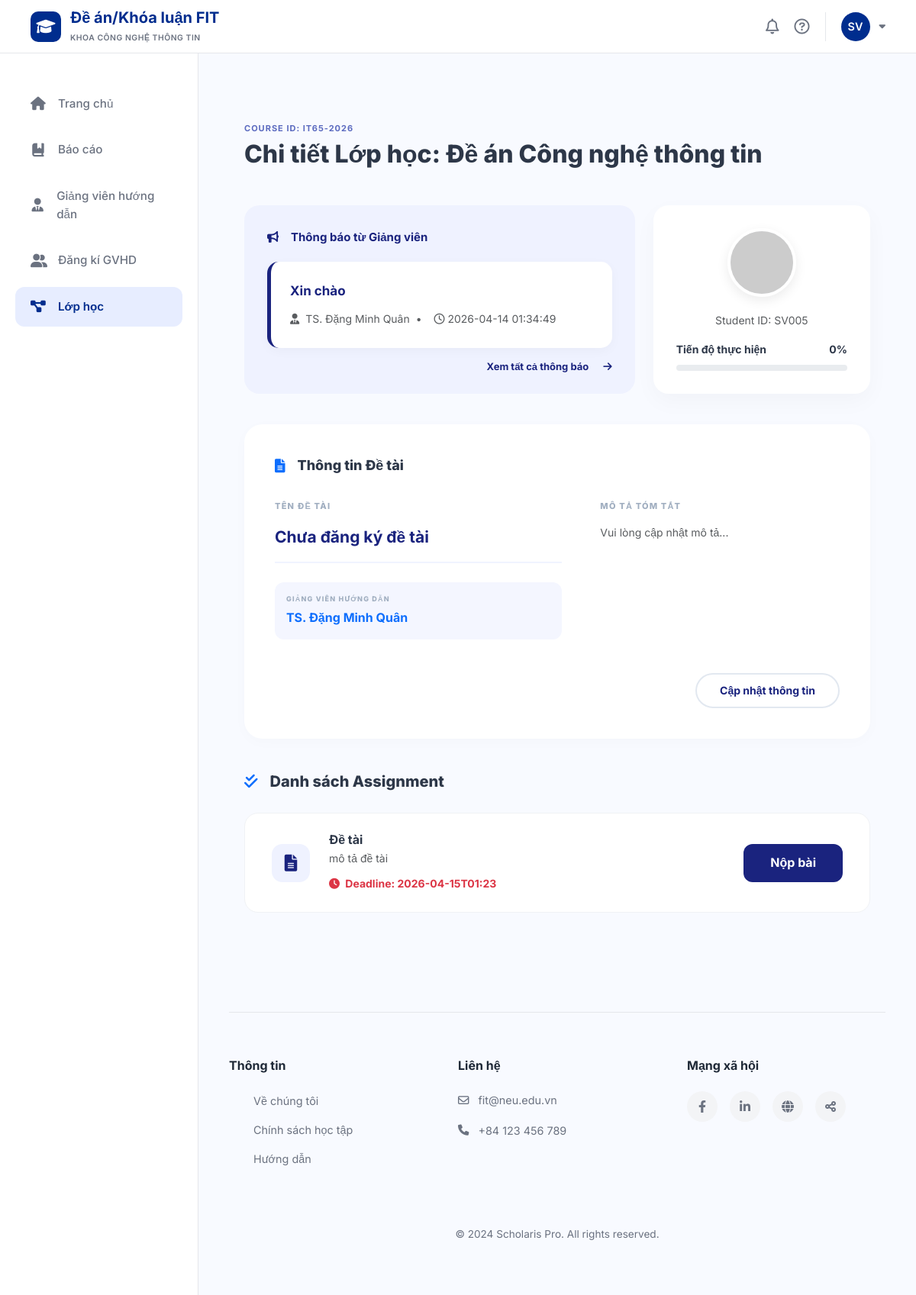
The app's page /project-detail/57 (signed in) with its own data.
### tables this page shows
CREATE TABLE classes (
    id INTEGER PRIMARY KEY AUTOINCREMENT,
    class_code VARCHAR(50) NOT NULL UNIQUE,
    class_name VARCHAR(100) NOT NULL,
    course_id INTEGER NOT NULL,
    lecturer_id INTEGER NOT NULL,
    semester_id INTEGER NOT NULL,
    status VARCHAR(20) DEFAULT 'active' CHECK (status IN ('active', 'completed')),
    FOREIGN KEY (course_id) REFERENCES courses(id),
    FOREIGN KEY (lecturer_id) REFERENCES lecturers(id),
    FOREIGN KEY (semester_id) REFERENCES semesters(id)
);

CREATE TABLE notifications (
    id INTEGER PRIMARY KEY AUTOINCREMENT,
    user_id INTEGER NOT NULL,
    title VARCHAR(200) NOT NULL,
    content TEXT,
    related_id INTEGER,
    is_read INTEGER DEFAULT 0,
    created_at DATETIME DEFAULT CURRENT_TIMESTAMP, class_id INTEGER,
    FOREIGN KEY (user_id) REFERENCES users(id) ON DELETE CASCADE
);

CREATE TABLE users (
    id INTEGER PRIMARY KEY AUTOINCREMENT,
    email VARCHAR(100) NOT NULL UNIQUE,
    password VARCHAR(255) NOT NULL,
    full_name VARCHAR(100) NOT NULL,
    role VARCHAR(20) NOT NULL CHECK (role IN ('student', 'lecturer')),
    phone VARCHAR(20),
    created_at DATETIME DEFAULT CURRENT_TIMESTAMP
);

CREATE TABLE students (
    id INTEGER PRIMARY KEY AUTOINCREMENT,
    user_id INTEGER NOT NULL UNIQUE,
    student_code VARCHAR(20) NOT NULL UNIQUE,
    class_name VARCHAR(50),
    major VARCHAR(100),
    FOREIGN KEY (user_id) REFERENCES users(id) ON DELETE CASCADE
);

CREATE TABLE assignments (
    id INTEGER PRIMARY KEY AUTOINCREMENT,
    class_id INTEGER NOT NULL,
    title VARCHAR(200) NOT NULL,
    description TEXT,
    deadline DATETIME NOT NULL,
    max_file_size INTEGER DEFAULT 10,
    allowed_file_types VARCHAR(200),
    created_at DATETIME DEFAULT CURRENT_TIMESTAMP, is_overdue,
    FOREIGN KEY (class_id) REFERENCES classes(id) ON DELETE CASCADE
);

### app/student/myprojects/routes.py (the view)
@myprojects_bp.route('/project-detail/<int:id>')
def project_detail(id):
    user_id = session.get('user_id') or 1
    conn = get_db()
    conn.row_factory = lambda cursor, row: dict(zip([column[0] for column in cursor.description], row))
    cur = conn.cursor()
    cur.execute("""
        SELECT c.id, c.class_code, c.class_name, u.full_name AS lecturer_name,
               s.id AS student_pk, s.student_code
        FROM classes c
        JOIN lecturers l ON c.lecturer_id = l.id
        JOIN users u ON l.user_id = u.id
        JOIN class_students cs ON c.id = cs.class_id
        JOIN students s ON cs.student_id = s.id
        WHERE c.id = ? AND s.user_id = ?
    """, (id, user_id))
    class_info = cur.fetchone()
    cur.execute("""
        SELECT
            (SELECT COUNT(*) FROM assignments WHERE class_id = ?) as total,
            (SELECT COUNT(*) FROM submissions WHERE student_id = ? AND assignment_id IN
                (SELECT id FROM assignments WHERE class_id = ?)) as completed
    """, (id, class_info['student_pk'], id))
    counts = cur.fetchone()
    progress = int((counts['completed'] / counts['total'] * 100)) if counts['total'] > 0 else 0
    cur.execute("SELECT title, description FROM topics WHERE class_id = ? AND student_id = ?",
               (id, class_info['student_pk']))
    topic = cur.fetchone()
    cur.execute("""
        SELECT title, content, created_at
        FROM notifications
        WHERE user_id = ? AND class_id = ?
        ORDER BY created_at DESC
    """, (user_id, id))
    all_notifications = cur.fetchall()
    latest_notification = all_notifications[0] if all_notifications else None
    cur.execute("""
        SELECT a.id, a.title, a.description, a.deadline,
               sub.submitted_at, sub.file_url, sub.is_late, cs.grade
        FROM assignments a
        LEFT JOIN submissions sub ON a.id = sub.assignment_id AND sub.student_id = ?
        LEFT JOIN class_students cs ON a.class_id = cs.class_id AND cs.student_id = ?
        WHERE a.class_id = ?
        ORDER BY a.deadline ASC
    """, (class_info['student_pk'], class_info['student_pk'], id))
    assignments = cur.fetchall()
    return render_template('student/project_detail.html',
                           class_info=class_info, topic=topic,
                           latest_notification=latest_notification,
                           all_notifications=all_notifications,
                           assignments=assignments, progress=progress)

### app/database.py (called while the page is built)
def get_db():
    if 'db' not in g:
        g.db = sqlite3.connect(DB_PATH, timeout=30)
        g.db.row_factory = sqlite3.Row
        try:
            g.db.execute("PRAGMA journal_mode=WAL")
            g.db.execute("PRAGMA foreign_keys=ON")
        except sqlite3.OperationalError:
            pass
    return g.db

### templates/student/project_detail.html (shortened to what this page needs)
{% extends "student/base.html" %}
{% block content %}
<link rel="stylesheet" href="https://cdnjs.cloudflare.com/ajax/libs/font-awesome/6.0.0/css/all.min.css">
<div class="main-container">
    <div class="mb-5">
        <div class="course-id-label">COURSE ID: {{ class_info.class_code }} </div>
        <h1 class="page-title">Chi tiết Lớp học: {{ class_info.class_name }} </h1>
    </div>
    <div class="top-grid">
        <div class="announcement-card">
            <div class="announcement-header"><i class="fas fa-bullhorn me-3"></i> Thông báo từ Giảng viên</div>
            {% if latest_notification %}
            <div class="announcement-content">
                <div class="announcement-title">{{ latest_notification.title }}</div>
                <small class="text-muted">
                    <i class="fas fa-user-tie me-2"></i>{{ class_info.lecturer_name }}  &nbsp;•&nbsp;
                    <i class="far fa-clock ms-2 me-1"></i>{{ latest_notification.created_at }}
                </small>
            </div>
            {% endif %}
            <a href="#" class="btn-view-all mb-10" onclick="openNotificationsModal(); return false;">Xem tất cả thông báo <i class="fas fa-arrow-right ms-3"></i></a>
        </div>
        <div class="profile-card">
            <div class="avatar-circle">
                <img src="https://ui-avatars.com/api/?name={{ session.user_full_name }}&background=EBF4FF&color=1A237E" style="width:100%">
            </div>
            <small class="text-muted d-block mb-3">Student ID: {{ class_info.student_code }}</small>
            <div class="progress-label d-flex justify-content-between mb-2">
                <span class="fw-bold small">Tiến độ thực hiện</span>
                <span class="fw-bold small">{{ progress }}%</span>
            </div>
            <div class="progress" style="height: 8px; border-radius: 10px;">
            </div>
        </div>
    </div>
<div class="topic-card">
    <div class="topic-header">
        <i class="fas fa-file-alt me-3 text-primary"></i> Thông tin Đề tài
    </div>
    <div class="topic-grid">
        <div>
            <span class="label-caps">Tên đề tài</span>
            <div class="topic-title-box">
                {{ topic.title if topic else "Chưa đăng ký đề tài" }}
            </div>
            <div class="supervisor-tag">
                <span class="label-caps" style="margin-bottom: 5px; font-size: 9px;">Giảng viên hướng dẫn</span>
                <div class="fw-bold text-primary">
                    {{ class_info.lecturer_name }}
                </div>
            </div>
        </div>
        <div>
            <span class="label-caps">Mô tả tóm tắt</span>
            <p class="text-muted small" style="text-align: justify;">
                {{ topic.description if topic else "Vui lòng cập nhật mô tả..." }}
            </p>
        </div>
    </div>
    <div class="text-end mt-4">
    <button class="btn-outline-pill" data-bs-toggle="modal" data-bs-target="#topicModal">
        Cập nhật thông tin
    </button>
</div>
</div>
    <div class="section-subtitle"><i class="fas fa-check-double me-3 text-primary"></i> Danh sách Assignment</div>
    {% for ass in assignments %}
    <div class="assignment-item {% if ass.submitted_at %}completed{% elif ass.is_late %}overdue{% endif %}">
        <div class="d-flex align-items-center">
            <div class="icon-box {% if ass.submitted_at %}icon-completed{% else %}icon-pending{% endif %}">
                <i class="fas {% if ass.submitted_at %}fa-check{% else %}fa-file-alt{% endif %}"></i>
            </div>
            <div>
                <h6 class="fw-bold mb-1">{{ ass.title }} </h6>
                <p class="text-muted small mb-2">{{ ass.description | truncate(100) }} </p>
                {% if ass.submitted_at %}
                <div class="d-flex align-items-center">
                    <span class="badge bg-light text-dark px-3 py-1 fw-bold" style="font-size: 10px; border-radius: 5px;">Graded: {{ ass.grade if ass.grade else 'N/A' }}/10 </span>
                    <small class="ms-3 text-muted"><i class="far fa-calendar-alt me-1"></i> {{ ass.submitted_at }} </small>
                </div>
                {% else %}
                <small class="text-danger fw-bold"><i class="fas fa-clock me-1"></i> Deadline: {{ ass.deadline }} </small>
                {% endif %}
            </div>
        </div>
    <div class="text-end ms-4">
            {% if ass.submitted_at %}
                <div class="d-flex flex-column align-items-end">
                    <span class="status-pill pill-green mb-2">Hoàn thành</span>
                    <a href="{{ url_for('myprojects.submit_assignment', assignment_id=ass.id) }}" class="text-decoration-none small fw-bold" style="color: var(--primary-navy);">
                        Xem chi tiết <i class="fas fa-arrow-right ms-1"></i>
                    </a>
                </div>
            {% elif ass.is_late %}
                <div class="text-danger fw-bold small mb-2">Quá hạn </div>
                <a href="#" class="text-danger small text-decoration-none fw-bold">Yêu cầu gia hạn</a>
            {% else %}
                <a href="{{ url_for('myprojects.submit_assignment', assignment_id=ass.id) }}" class="btn-navy-pill text-decoration-none d-inline-block">
                    Nộp bài
                </a>
            {% endif %}
        </div>
    </div>
    {% endfor %}
</div>
{% endblock %}

### templates/student/base.html (style rules this page uses)
:root { --primary-color: #002D8E; --primary-light: #E7EDFF; --bg-page: #FBFBFF; --white: #FFFFFF; --text-dark: #1F2937; --text-muted: #6B7280; --border-color: #E5E7EB; --sidebar-width: 260px; --header-height: 70px; --shadow: 0 4px 12px rgba(0, 0, 0, 0.05); --transition: all 0.3s ease; }
* { margin: 0; padding: 0; box-sizing: border-box; font-family: 'Inter', sans-serif; }
body { background-color: var(--bg-page); color: var(--text-dark); min-height: 100vh; display: flex; flex-direction: column; }

### templates/student/project_detail.html (style rules this page uses)
:root { --primary-navy: #1a237e; --accent-blue: #3f51b5; --bg-body: #f8faff; --text-main: #2d3748; --text-light: #718096; --success: #28a745; --danger: #dc3545; --announcement-bg: #eff2ff; }
body { background-color: var(--bg-body); font-family: 'Inter', 'Segoe UI', sans-serif; color: var(--text-main); line-height: 1.6; }
.main-container { max-width: 1000px; margin: auto; padding: 50px 20px; }
.course-id-label { color: #5c6bc0; font-weight: 700; font-size: 11px; text-transform: uppercase; letter-spacing: 1px; }
.page-title { color: #2d3748; font-weight: 800; font-size: 32px; margin-top: 5px; margin-bottom: 40px; }
.top-grid { display: grid; grid-template-columns: 1.8fr 1fr; gap: 24px; margin-bottom: 40px; }
.announcement-card { background: var(--announcement-bg); border-radius: 20px; padding: 30px; position: relative; }
.announcement-header { font-weight: 700; color: var(--primary-navy); margin-bottom: 20px; display: flex; align-items: center; font-size: 15px; }
.announcement-content { background: white; border-radius: 15px; padding: 25px; border-left: 5px solid var(--primary-navy); box-shadow: 0 4px 15px rgba(0,0,0,0.03); }
.announcement-title { font-weight: 700; font-size: 17px; margin-bottom: 10px; color: #1a237e; }
.btn-view-all { position: absolute; bottom: 25px; right: 30px; color: var(--primary-navy); font-weight: 700; font-size: 13px; text-decoration: none; transition: 0.3s; }
.profile-card { background: white; border-radius: 20px; padding: 30px; text-align: center; box-shadow: 0 10px 30px rgba(0,0,0,0.03); }
.avatar-circle { width: 90px; height: 90px; border-radius: 50%; margin: 0 auto 20px; background: #f0f2f5; border: 4px solid white; box-shadow: 0 5px 15px rgba(0,0,0,0.08); overflow: hidden; }
.topic-card { background: white; border-radius: 24px; padding: 40px; margin-bottom: 40px; box-shadow: 0 4px 20px rgba(0,0,0,0.02); }
.topic-header { font-weight: 800; font-size: 18px; margin-bottom: 30px; display: flex; align-items: center; }
.topic-grid { display: grid; grid-template-columns: 1.2fr 1fr; gap: 50px; }
.label-caps { font-size: 11px; font-weight: 800; color: #a0aec0; text-transform: uppercase; letter-spacing: 1.2px; margin-bottom: 15px; display: block; }
.topic-title-box { font-size: 21px; font-weight: 700; color: #1a237e; border-bottom: 2px solid #f0f4ff; padding-bottom: 15px; margin-bottom: 25px; }
.supervisor-tag { background: #f4f6ff; padding: 15px; border-radius: 12px; display: inline-block; width: 100%; }
.btn-outline-pill { border: 2px solid #e2e8f0; color: var(--primary-navy); background: transparent; border-radius: 50px; padding: 10px 30px; font-weight: 700; font-size: 14px; transition: 0.3s; margin-top: 20px; }
.section-subtitle { font-weight: 800; font-size: 20px; margin-bottom: 25px; display: flex; align-items: center; }
.assignment-item { background: white; border-radius: 18px; padding: 25px 35px; margin-bottom: 20px; display: flex; align-items: center; justify-content: space-between; border: 1px solid #f0f2f5; transition: all 0.3s ease; }
.icon-box { width: 50px; height: 50px; border-radius: 14px; display: flex; align-items: center; justify-content: center; margin-right: 25px; font-size: 22px; }
.icon-pending { background: #eff2ff; color: var(--primary-navy); }
.btn-navy-pill { background: var(--primary-navy); color: white; border: none; border-radius: 12px; padding: 12px 35px; font-weight: 700; transition: 0.3s; }

### records on screen
classes: class_code "IT65-2026", class_name "Đề án Công nghệ thông tin"
notifications: title "Xin chào", created_at "2026-04-14 01:34:49"
users: lecturer_name "TS. Đặng Minh Quân"
students: student_code "SV005"
assignments: title "Đề tài", description "mô tả đề tài", deadline "2026-04-15T01:23"

### other values on screen
{{ progress }} "0"
{{ topic.title if topic else "Chưa đăng ký đề tài" }} "Chưa đăng ký đề tài"
{{ topic.description if topic else "Vui lòng cập nhật mô tả..." }} "Vui lòng cập nhật mô tả..."
